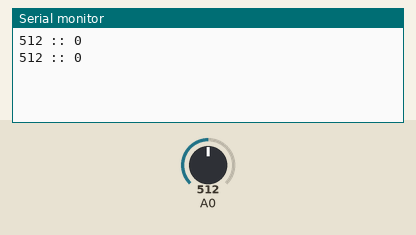
A sketch run on a simulated Arduino Uno, built with avr-gcc and run on an emulated ATmega328P. Parts: the last lines printed to the serial monitor. The inputs (shaded band) are chosen by the test bench; at power-on: A0 = 512.

Above: at 2.8 s.
2.9 s: A0 set to 490
At 5.2 s:
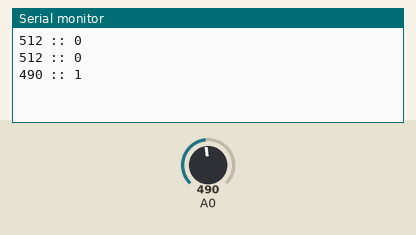
5.6 s: A0 set to 510
At 6.9 s:
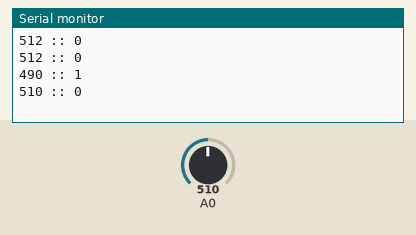
Timing chart, 0 to 8.6 s (numbered marks = the images above; inputs shaded):
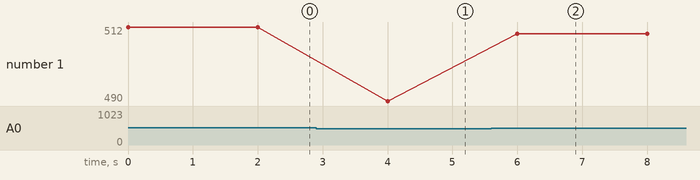

The sketch:

ir.ino
```cpp
void setup() {
  // put your setup code here, to run once:
  Serial.begin(9600);

}

void loop() {
 // read the input on analog pin 0:
  int sensorValue = analogRead(A0);
  int val = value(sensorValue);
  // print out the value you read:
  Serial.print(sensorValue);
   Serial.print(" :: ");
  Serial.println(val);
  delay(2000);        // delay in between reads for stability

}
int value(int x){
  if(x>500){//black
    return 0;
  }else{
    return 1;//white
  }

}
```

Measured:
- after the input at 2.9 s, the serial monitor: prints a new line after 1.1 s (image 1)
- after the input at 5.6 s, the serial monitor: prints a new line after 0.40 s (image 2)
- plotted number 1: 512 → 490 after the input at 2.9 s, 490 → 510 after the input at 5.6 s
